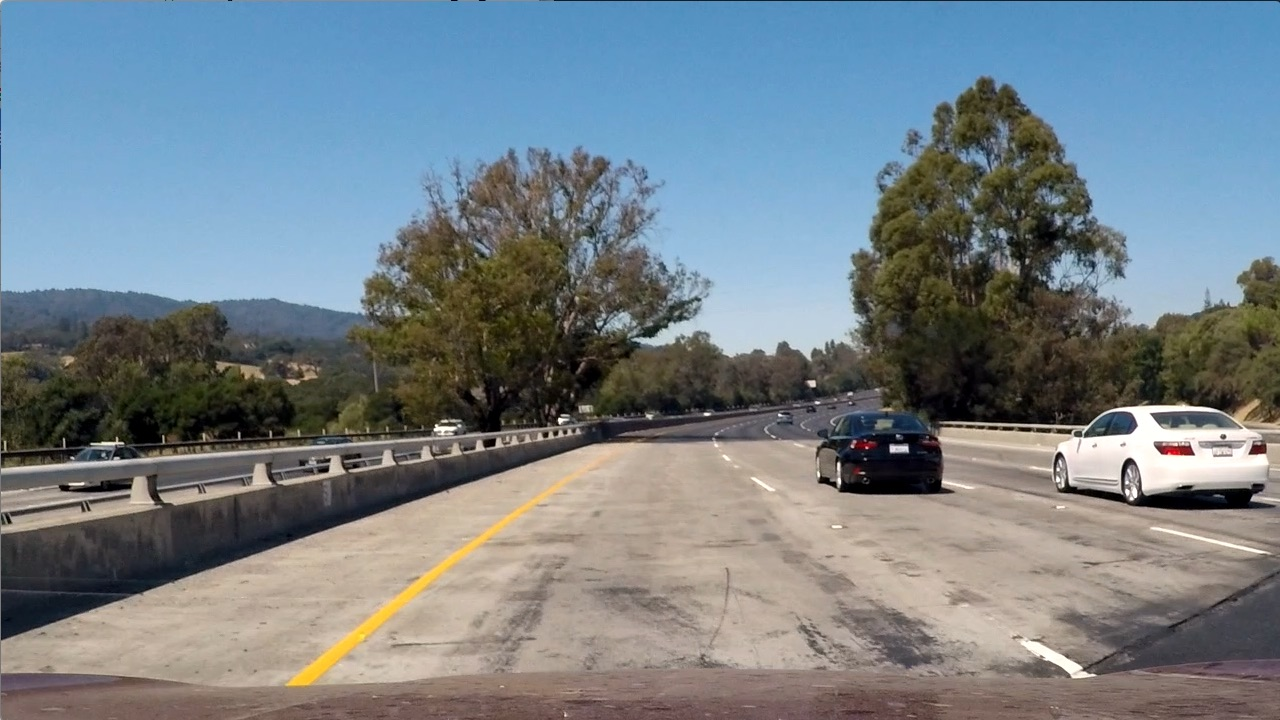
#> input picture test_images/test1.jpg, 1280 x 720 px
$ jupyter execute --allow-errors GetRegion.ipynb   (older library calls are emulated)
#> lines starting #> are read from the running program, lines starting #| are printed output that depends on the picture; after the words box and inside, x2 and y2 are one past the last pixel; in counts of white or black regions, pixels touching at a corner belong together
#> further down, img is the input picture: shape (720, 1280, 3); mean B, G, R 135.5, 128.7, 117.5
### thresholds.py
import cv2
import numpy as np


def _get_abs_sobel_thresh(image: np.ndarray, orient='x', sobel_kernel=3, thresh=(0, 255)) -> np.ndarray:
    """ Define a function that takes an image, gradient orientation, and threshold min / max values."""
#> called with orient = 'x', sobel_kernel = 3, thresh = (0, 255)
    if orient == 'x':
        abs_sobel = np.absolute(cv2.Sobel(image, cv2.CV_64F, 1, 0, ksize=sobel_kernel))
    if orient == 'y':
        abs_sobel = np.absolute(cv2.Sobel(image, cv2.CV_64F, 0, 1, ksize=sobel_kernel))
    scaled_sobel = np.uint8(255 * abs_sobel / np.max(abs_sobel))
    binary_output = np.zeros_like(scaled_sobel)
    binary_output[(scaled_sobel >= thresh[0]) & (scaled_sobel <= thresh[1])] = 1
    return binary_output


def _get_mag_thresh(image: np.ndarray, sobel_kernel: int = 3, thresh=(0, 255)) -> np.ndarray:
    """Take both Sobel x and y gradients and Calculate the gradient magnitude"""
#> called with sobel_kernel = 3, thresh = (0, 255)
    sobel_x = cv2.Sobel(image, cv2.CV_64F, 1, 0, ksize=sobel_kernel)
    sobel_y = cv2.Sobel(image, cv2.CV_64F, 0, 1, ksize=sobel_kernel)
    gradmag = np.sqrt(sobel_x ** 2 + sobel_y ** 2)
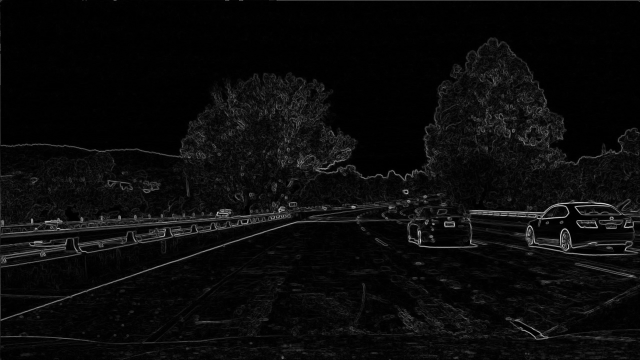
#> gradmag: shape (720, 1280) float64 (shown at 1/2 size); min 0, max 941, mean 40.9; drawn with min black and max white
    scale_factor = np.max(gradmag) / 255
#> scale_factor = 3.69
    gradmag = (gradmag / scale_factor).astype(np.uint8)
    binary_output = np.zeros_like(gradmag)
    binary_output[(gradmag >= thresh[0]) & (gradmag <= thresh[1])] = 1
    return binary_output


def _get_dir_threshold(image: np.ndarray, sobel_kernel: int = 3, thresh=(0, np.pi / 2)) -> np.ndarray:
    """Take the absolute value of the gradient direction, apply a threshold, and create a binary image result."""
#> called with sobel_kernel = 3, thresh = (0.5, 1.57)
    sobel_x = cv2.Sobel(image, cv2.CV_64F, 1, 0, ksize=sobel_kernel)
    sobel_y = cv2.Sobel(image, cv2.CV_64F, 0, 1, ksize=sobel_kernel)
    absgraddir = np.arctan2(np.absolute(sobel_y), np.absolute(sobel_x))
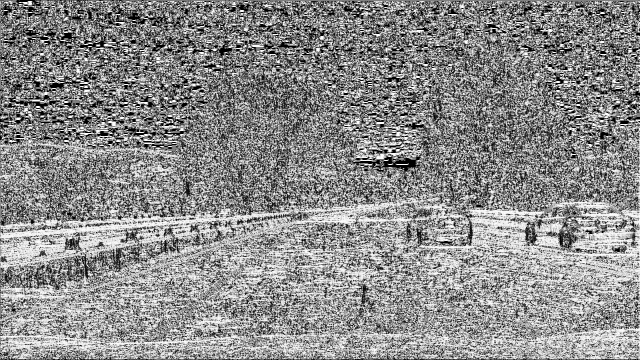
#> absgraddir: shape (720, 1280) float64 (shown at 1/2 size); min 0, max 1.57, mean 0.863; drawn with min black and max white
    binary_output = np.zeros_like(absgraddir)
    binary_output[(absgraddir >= thresh[0]) & (absgraddir <= thresh[1])] = 1
    return binary_output


def highlight_features(image: np.ndarray, kernel_size=3, x_threshold=(0, 255), mag_threshold=(0, 255),
                       dir_threshold=(0.5, np.pi / 2), s_threshold=(0, 255)) -> (np.ndarray, np.ndarray):
    """Highlight features for line finding independent of color or shadows"""
    gray = cv2.cvtColor(image, cv2.COLOR_BGR2GRAY)
    hls = cv2.cvtColor(image, cv2.COLOR_BGR2HLS)
    s_channel = hls[:, :, 2]

    sx_binary = _get_abs_sobel_thresh(gray, 'x', kernel_size, x_threshold)
    # Whe dont need the y contribution
    # sy_binary = thresholds.abs_sobel_thresh(gray, 'y', 5, (40, 150))
    mag_binary = _get_mag_thresh(gray, kernel_size, mag_threshold)
    dir_binary = _get_dir_threshold(gray, kernel_size, dir_threshold)
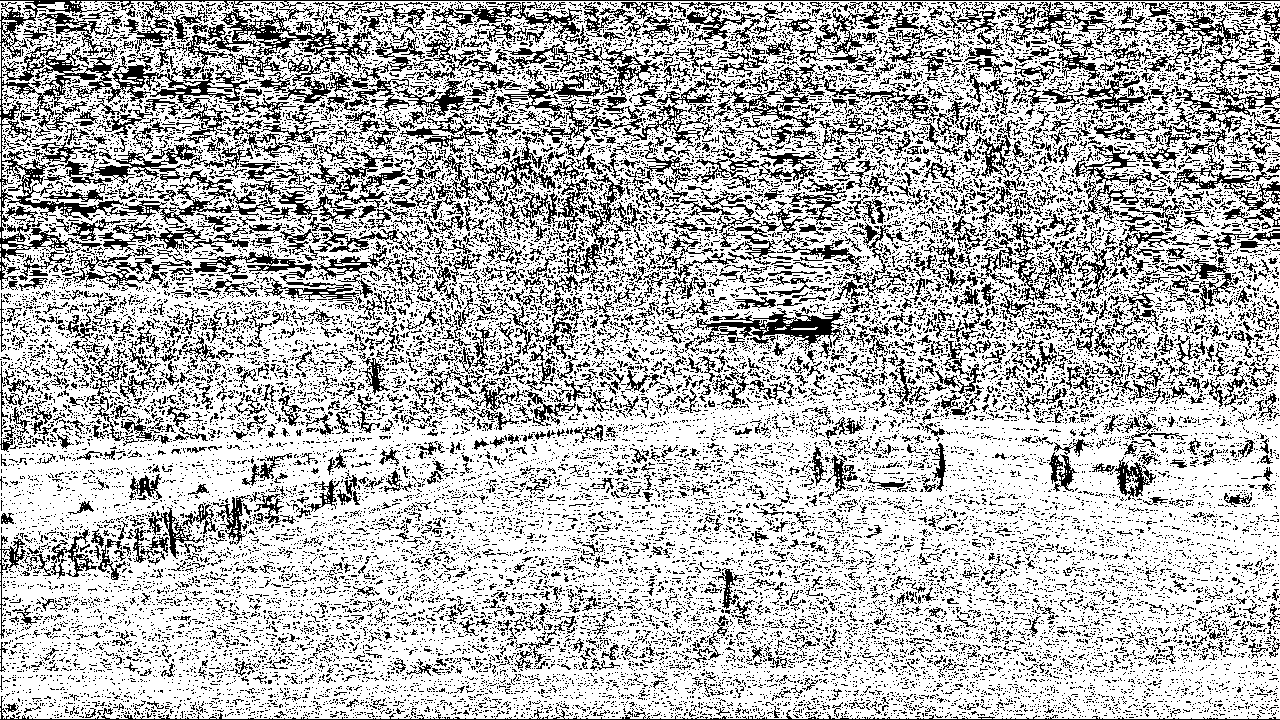
#> dir_binary: shape (720, 1280) float64; values 0 (black) and 1 (white), 71.4% white; black in thin lines or dots

    _s_binary = np.zeros_like(s_channel)
    _s_binary[(s_channel > s_threshold[0]) & (s_channel <= s_threshold[1])] = 1

    _combined_binary = np.zeros_like(sx_binary)
    _combined_binary[(_s_binary == 1) | (sx_binary == 1) | ((mag_binary == 1) & (dir_binary == 1))] = 1

    return _combined_binary, _s_binary

### GetRegion.ipynb
[cell 1]
import cv2
import numpy as np
import thresholds
import matplotlib.pyplot as plt

#ignore_mask_color=255
# [8 lines left out: function get_interest_region, not called in this run]

[cell 2]
img = cv2.imread('./test_images/test1.jpg')
color, combined = thresholds.highlight_features(img)
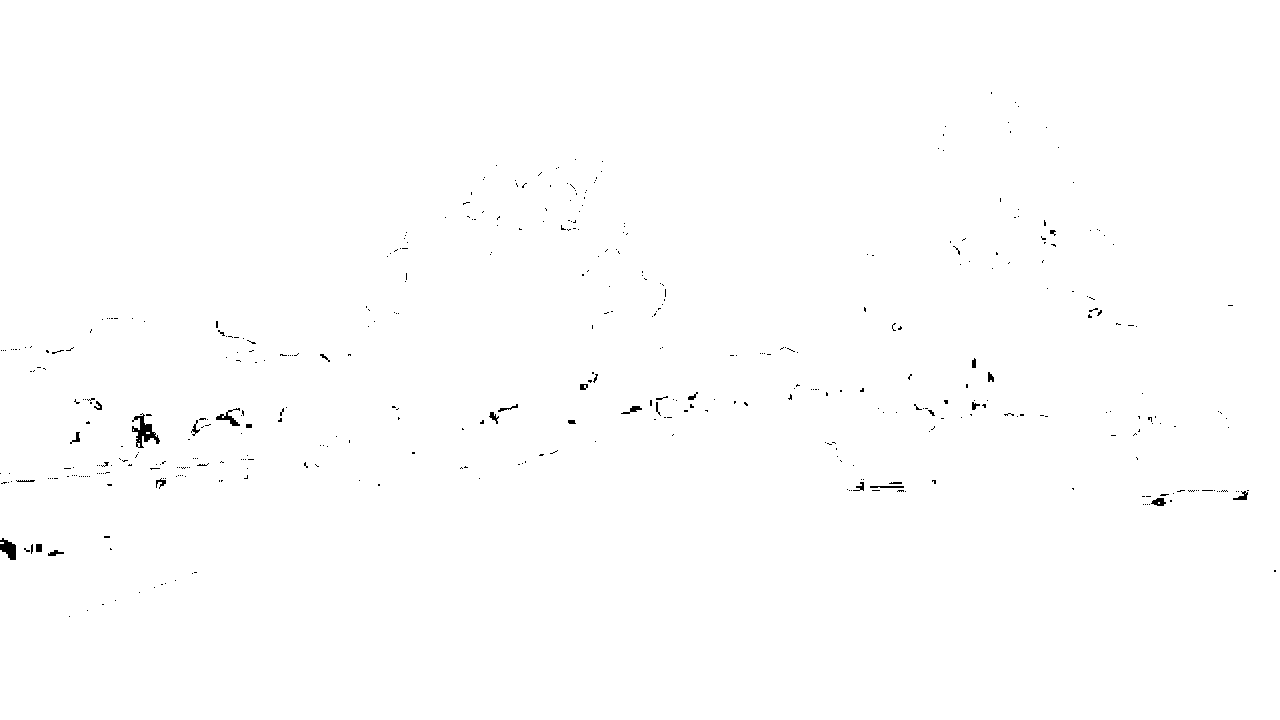
#> combined: shape (720, 1280); values 0 (black) and 1 (white), 99.6% white; 454 black regions (424 under 20 px), largest, box (x1, y1, x2, y2) and area: (132, 413, 160, 448) 380, (0, 538, 16, 560) 223, (216, 408, 240, 426) 143
#plt.imshow(get_interest_region(img,combined,255,(100,250)),cmap="gray")
plt.imshow(combined,cmap="gray")

[cell 3]
img = cv2.imread('./test_images/test1.jpg')
gray = cv2.cvtColor(img, cv2.COLOR_BGR2GRAY)

#> (the rest of this cell did not finish here and is left out)

$ run again, with test_images/test3.jpg copied over test_images/test1.jpg
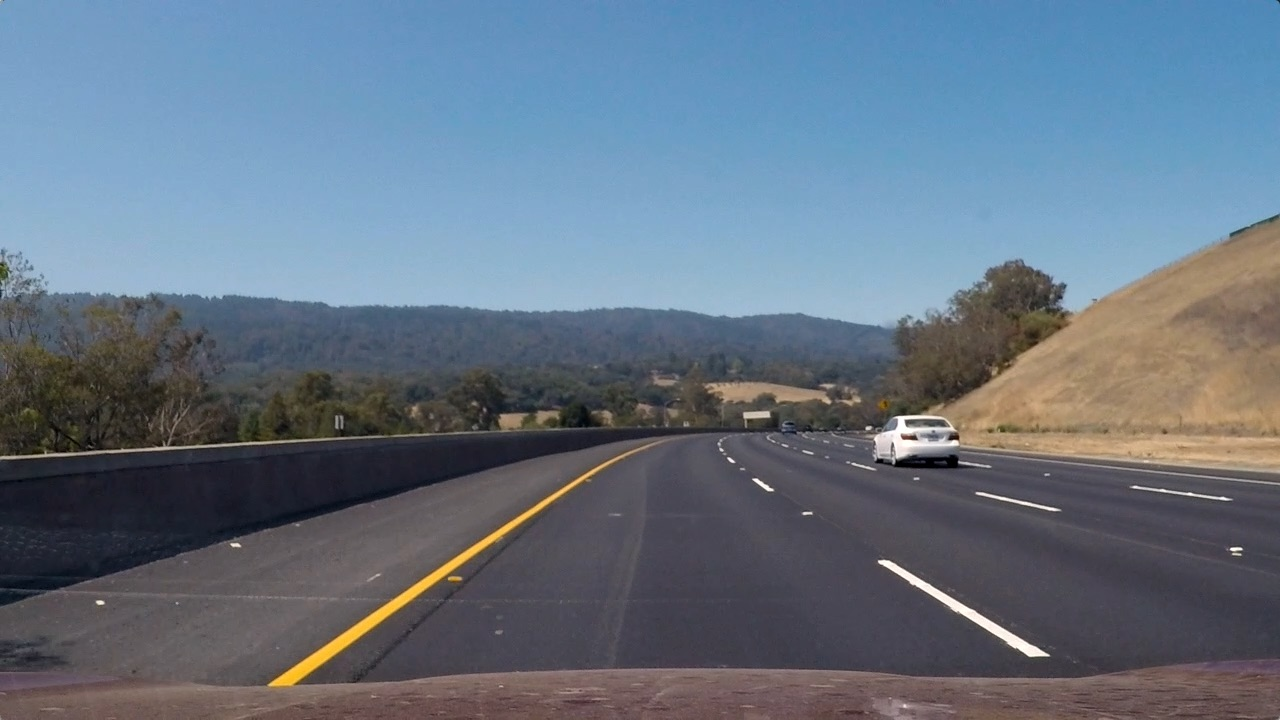
#> input picture test_images/test3.jpg, 1280 x 720 px
#> img is the input picture: shape (720, 1280, 3); mean B, G, R 130.7, 115.3, 101.1
#> hls: shape (720, 1280, 3); mean of channels 0, 1, 2 94.8, 115.7, 62.1
#> sx_binary: shape (720, 1280); every value is 1
#> scale_factor = 3.19
#> in highlight_features, `dir_binary = _get_dir_threshold(gray, kernel_size, dir_threshold)`:
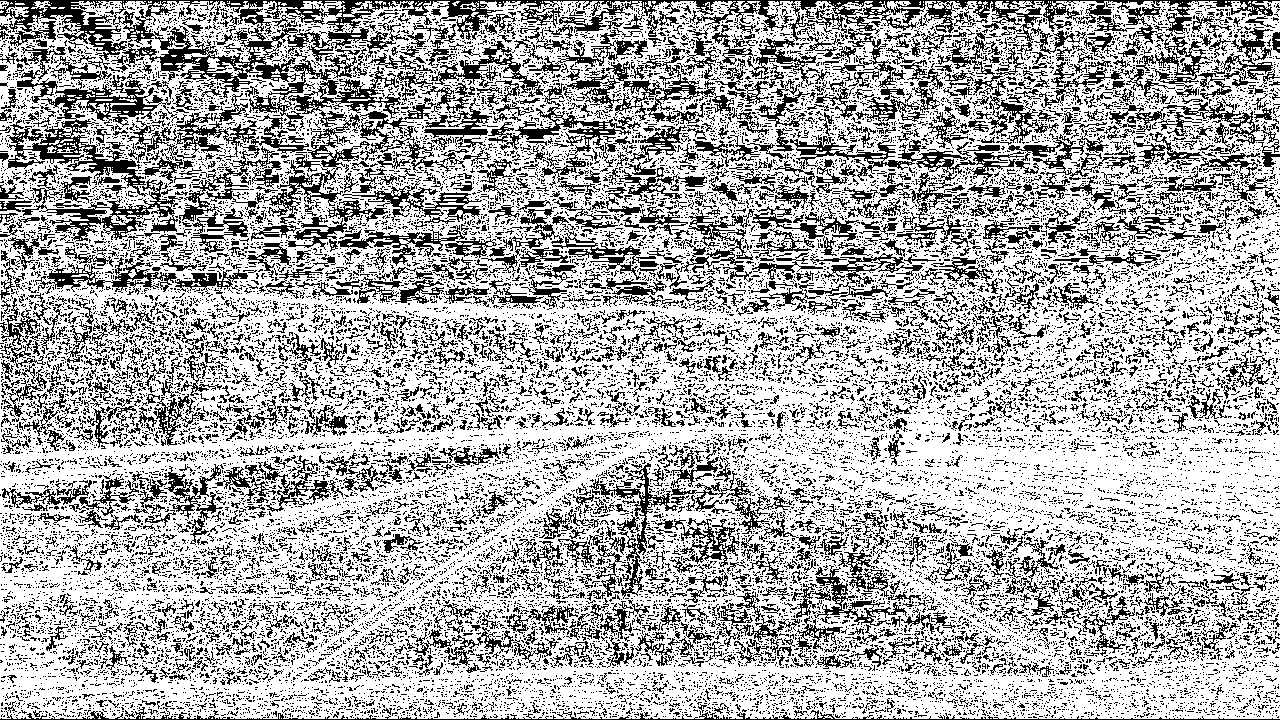
#> dir_binary: shape (720, 1280) float64; values 0 (black) and 1 (white), 68.2% white; black in thin lines or dots
#> `color, combined = thresholds.highlight_features(img)`:
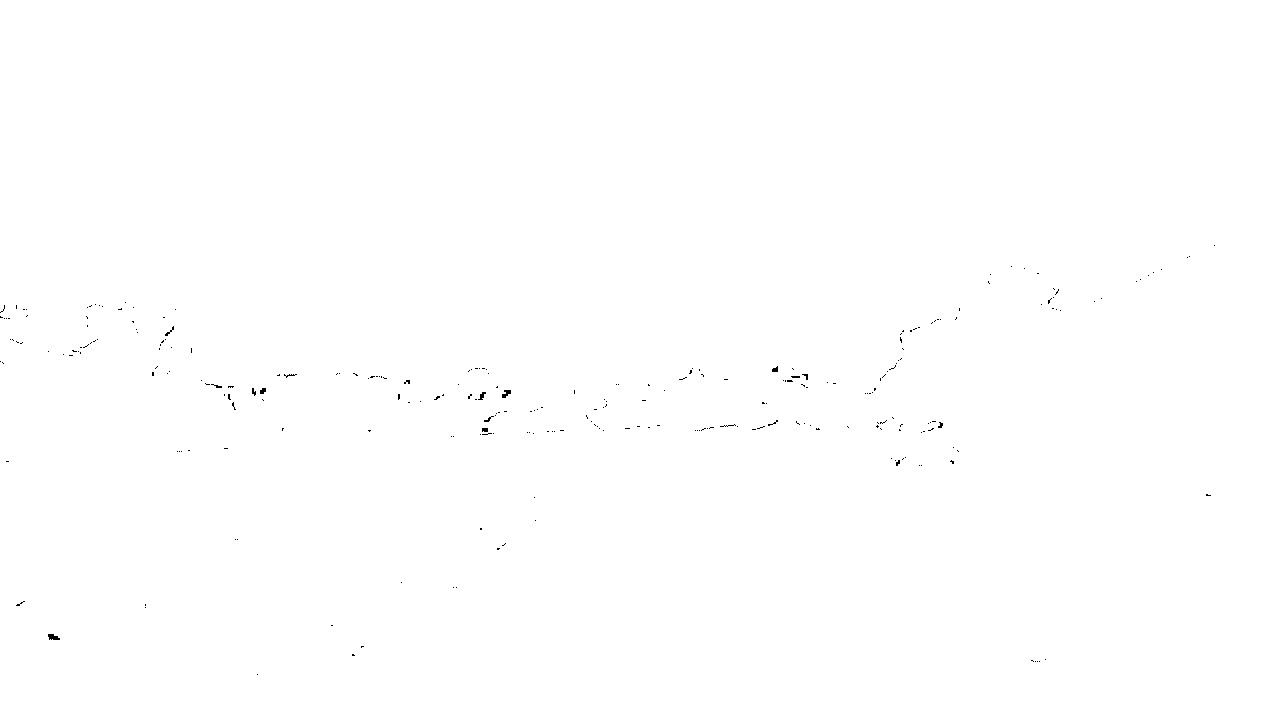
#> combined: shape (720, 1280); values 0 (black) and 1 (white), 99.9% white; black in thin lines or dots, all inside (x1, y1, x2, y2) = (0, 245, 1215, 675)
